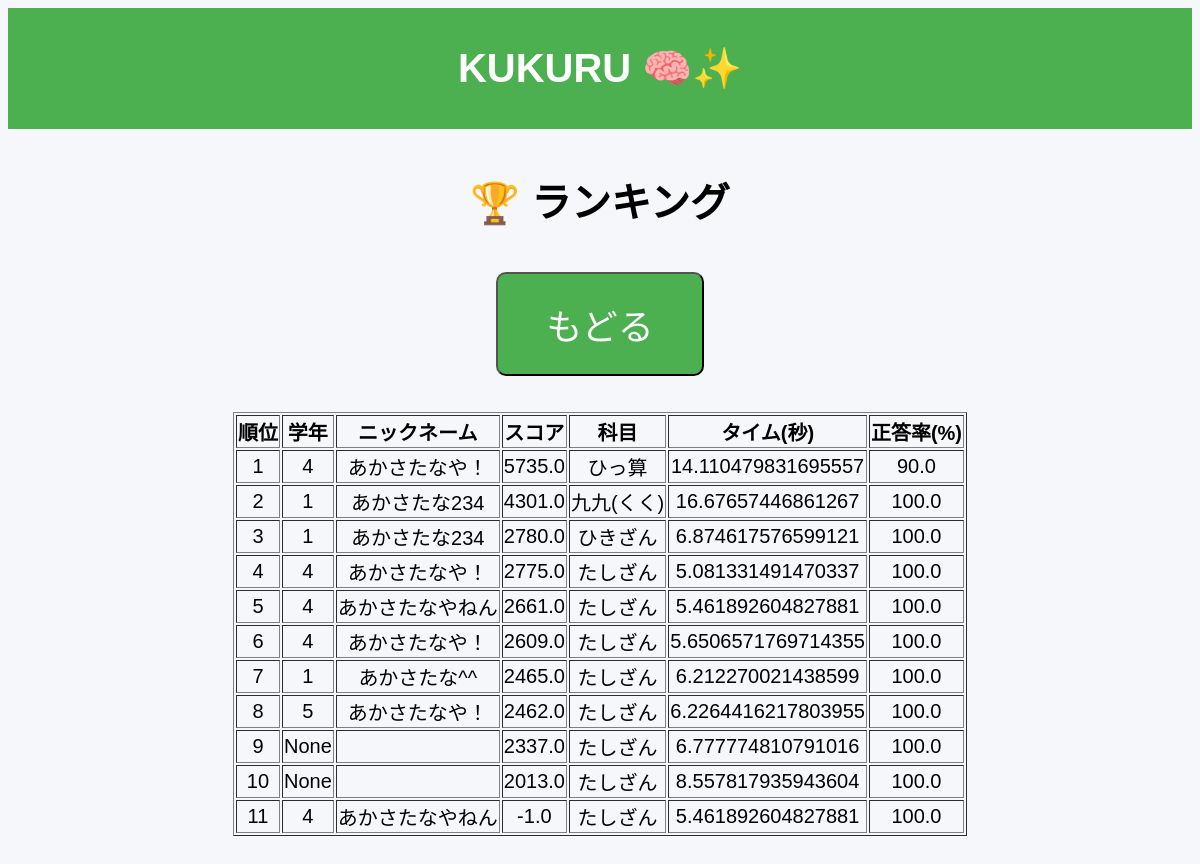
The app's page /ranking, older data.
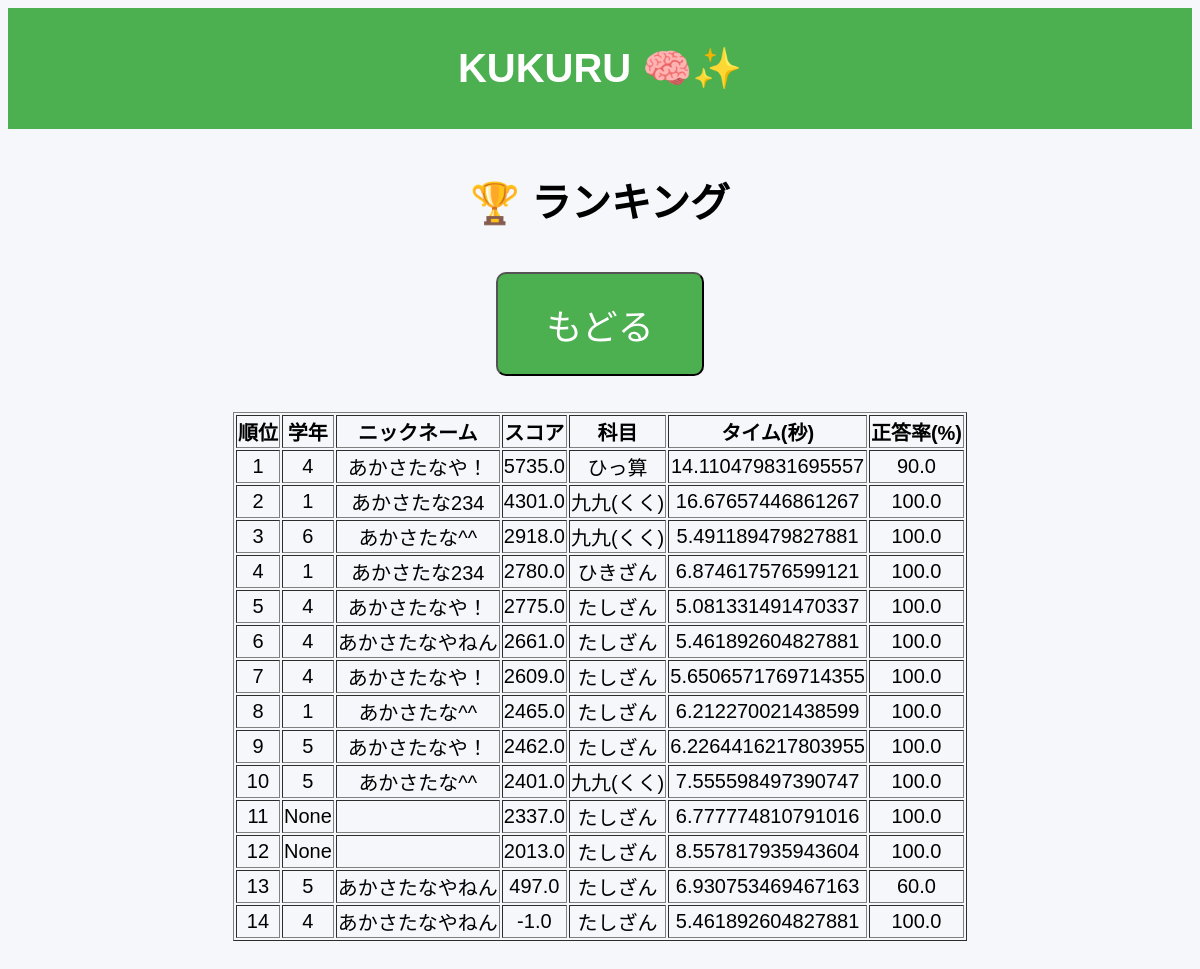
The same page, newer data.
### database/models.py (models this page shows)
class Ranking(Base):
    __tablename__ = "rankings"
    id = Column(Integer, primary_key=True, index=True)
    nickname = Column(String, nullable=False)
    your_grade = Column(Integer, nullable=True)
    subject_name = Column(String)
    difficulty = Column(Integer)
    problem_count = Column(Integer)
    rate = Column(Float)
    time = Column(Float)
    score = Column(Float)

### routers/ranking.py (the view)
@router.get("/ranking", response_class=HTMLResponse)
def get_ranking(request: Request, db: Session = Depends(get_db)):
    rankings = crud.get_rankings_all(db)
    ranking = [
        {"your_grade": 3, "nickname": "AAA", "score": 12000, "subject_name": "たしざん", "time": 5.15, "rate": 100},
        {"your_grade": 3, "nickname": "BBB", "score": 10000, "subject_name": "たしざん", "time": 5.15, "rate": 100},
        {"your_grade": 3, "nickname": "CCC", "score": 8000, "subject_name": "たしざん", "time": 5.15, "rate": 100},
    ]
    return templates.TemplateResponse(
        request,
        name="ranking.html",
        context={
            "request": request,
            "ranking": rankings
        }
    )

### templates/ranking.html
{% extends "base.html" %}
{% block content %}
<h1>🏆 ランキング</h1>
<button onclick="location.href='/home'">もどる</button>
<table border="1" style="margin: 20px auto;">
    <tr>
        <th>順位</th>
        <th>学年</th>
        <th>ニックネーム</th>
        <th>スコア</th>
        <th>科目</th>
        <th>タイム(秒)</th>
        <th>正答率(%)</th>
    </tr>
    {% for user in ranking %}
    <tr>
        <td>{{ loop.index }}</td>
        <td>{{ user.your_grade }}</td>
        <td>{{ user.nickname }}</td>
        <td>{{ user.score }}</td>
        <td>{{ user.subject_name }}</td>
        <td>{{ user.time }}</td>
        <td>{{ user.rate }}</td>
    </tr>
    {% endfor %}
</table>
{% endblock %}

### templates/base.html (shortened to what this page needs)
<!DOCTYPE html>
<html>
<head>
    <link rel="stylesheet" href="/static/style.css">
</head>
<body>
    <header>
        <h1>KUKURU 🧠✨</h1>
    </header>
    <main>
        {% block content %}{% endblock %}
    </main>
</body>
</html>

### static/style.css (style rules this page uses)
header { background-color: #4CAF50; color: white; padding: 10px; }
body { font-family: Arial, sans-serif; text-align: center; background-color: #f5f7fb; font-size: 20px; }
main { padding: 16px; }
button { display: inline-block; padding: 24px 48px; margin: 16px; font-size: 36px; background: #4CAF50; color: white; text-decoration: none; border-radius: 10px; }

Row changes from the older to the newer data that the page shows:
added Ranking: your_grade "6", nickname "あかさたな^^", score "2918.0", subject_name "九九(くく)", time "5.491189479827881", rate "100.0"
added Ranking: your_grade "5", nickname "あかさたな^^", score "2401.0", subject_name "九九(くく)", time "7.555598497390747", rate "100.0"
added Ranking: your_grade "5", nickname "あかさたなやねん", score "497.0", subject_name "たしざん", time "6.930753469467163", rate "60.0"
